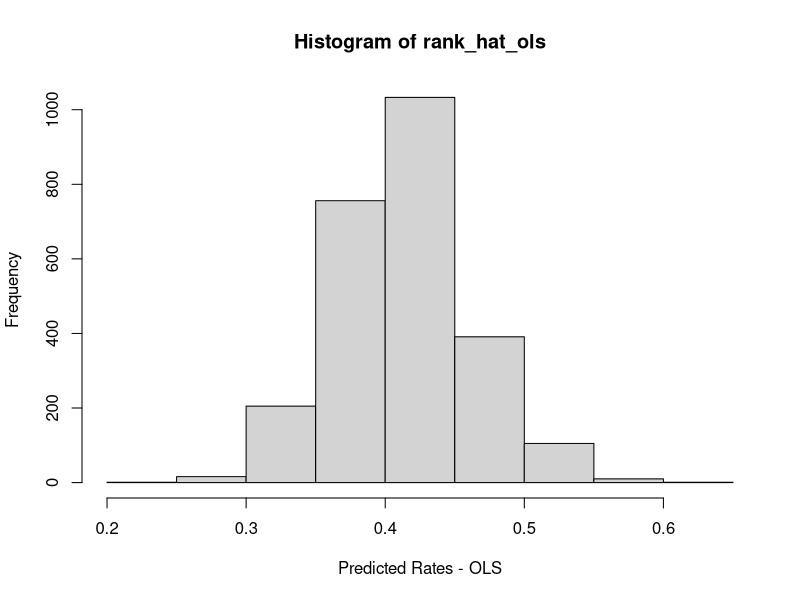
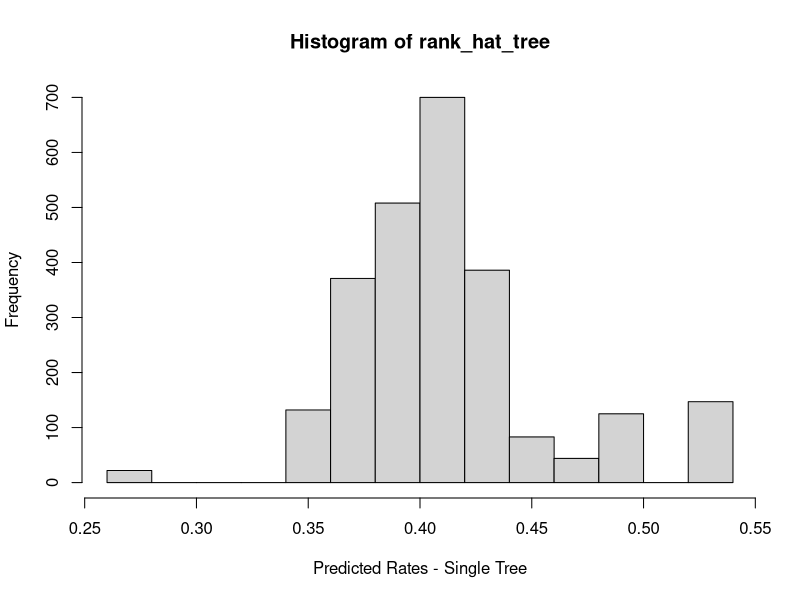
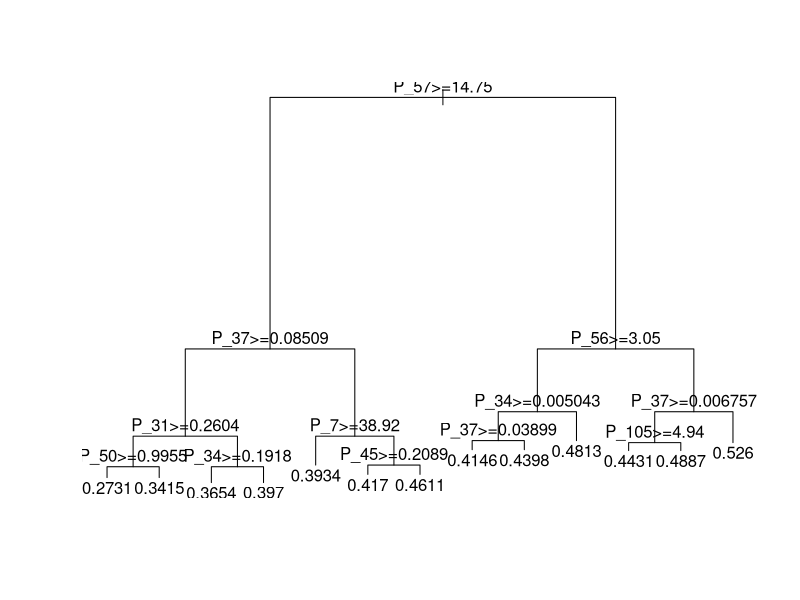
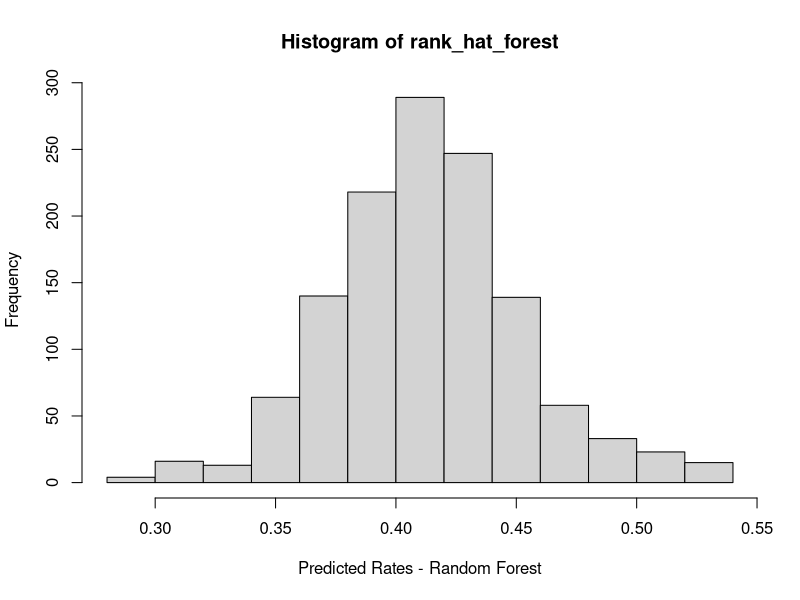

Source code (R) for these figures, in order: (Note: this script raises an error after producing the figures.)
## ---- chunk 1
#Change this to location of your data
#Can use drop down menu in R studio: file->import data set-> from stata and find stata data set
setwd(dir = "/Users/carrawu/Documents/harvard/ec1152")

if (!require(foreign)) install.packages("foreign"); library(foreign)
if (!require(haven)) install.packages("haven"); library(haven)
if (!require(randomForest)) install.packages("randomForest"); library(randomForest)
if (!require(rpart)) install.packages("rpart"); library(rpart)

#Open stata data set
proj4 <- read_dta("project4.dta")
head(proj4)

#Storing predictor variables
#Order data in stata so all predictors appear in right-most columns
vars <- colnames(proj4[10:ncol(proj4)])

#OLS Regression
to_hat <- with(proj4[proj4$training==1,], lm(reformulate(vars, "kfr_pooled_p25")))
summary(to_hat)
rank_hat_ols = predict(to_hat, newdata=proj4)
summary(rank_hat_ols); hist(rank_hat_ols, xlab="Predicted Rates - OLS")

#Decision Tree or Regression Tree
one_tree <- rpart(reformulate(vars, "kfr_pooled_p25")
                  , data=proj4
                  , subset = training==1
                  , control = rpart.control(xval = 10)) ## this sets the number of folds for cross validation.

one_tree #Text Representation of Tree
rank_hat_tree <- predict(one_tree, newdata=proj4)
table(rank_hat_tree)
hist(rank_hat_tree, xlab="Predicted Rates - Single Tree")

plot(one_tree) # plot tree
text(one_tree) # add labels to tree
# print complexity parameter table using cross validation
printcp(one_tree)

#Random Forest from 1000 Bootstrapped Samples
forest_hat <- randomForest(reformulate(vars, "kfr_pooled_p25"), ntree=1000, mtry=11, maxnodes=100
                           ,importance=TRUE, do.trace=25, data=proj4[proj4$training==1,], no.action = na.omit)
getTree(forest_hat, 250, labelVar = TRUE) #Text Representation of Tree
rank_hat_forest <- predict(forest_hat, data=proj4,type="response")
summary(rank_hat_forest); hist(rank_hat_forest, xlab="Predicted Rates - Random Forest")

proj4$rank_hat_forest = rank_hat_forest
proj4$rank_hat_ols = rank_hat_ols
proj4$rank_hat_tree = rank_hat_tree

forest_pred_error <- proj4$kfr_pooled_p25[proj4$training == 1] - proj4$rank_hat_forest[proj4$training == 1]
ols_pred_error <- proj4$kfr_pooled_p25[proj4$training == 1] - proj4$rank_hat_ols[proj4$training == 1]
tree_pred_error <- proj4$kfr_pooled_p25[proj4$training == 1] - proj4$rank_hat_tree[proj4$training == 1]

proj4$mse_forest = forest_pred_error^2
proj4$mse_ols = ols_pred_error^2
proj4$mse_tree = tree_pred_error^2

#mse for forest in sample
mean(proj4$mse_forest)
mean(proj4$mse_ols)
mean(proj4$mse_tree)

#Export to stata
proj4$predictions_ols <- rank_hat_ols #Add OLS predictions to data set
proj4$predictions_tree <- rank_hat_tree #Add regression tree predictions to data set
proj4$predictions_forest <- rank_hat_forest #Add random forest predictions to data set
write.dta(proj4, "proj4_results.dta") #Save data as a stata .dta file

#project4$pred_error = project4$kfr_actual -project4$predictions
#project4$mse_forest = project4$pred_error^2
#mse_test <- subset(proj4, test==0, select = c(mse_forest,mse_trees,mse_ols)) 
#summary(mse_test)

library("haven")


gdc<-read_dta("atlas_test.dta")
gdc<-merge(gdc,proj4,by = "geoid")

gdc$rank_hat_forest = rank_hat_forest
gdc$rank_hat_ols = rank_hat_ols
gdc$rank_hat_tree = rank_hat_tree

forest_pred_error <- gdc$kfr_actual[gdc$training == 0] - gdc$rank_hat_forest[gdc$training == 0]
ols_pred_error <- gdc$kfr_actual[gdc$training == 0] - gdc$rank_hat_ols[gdc$training == 0]
tree_pred_error <- gdc$kfr_actual[gdc$training == 0] - gdc$rank_hat_tree[gdc$training == 0]

gdc$mse_forest = forest_pred_error^2
gdc$mse_ols = ols_pred_error^2
gdc$mse_tree = tree_pred_error^2

#mse for forest in sample
mean(gdc$mse_forest)
mean(gdc$mse_ols)
mean(gdc$mse_tree)

gdc$predictions_ols <- rank_hat_ols #Add OLS predictions to data set
gdc$predictions_tree <- rank_hat_tree #Add regression tree predictions to data set
gdc$predictions_forest <- rank_hat_forest #Add random forest predictions to data set
write.dta(gdc, "gdc_results.dta") #Save data as a stata .dta file

plot(gdc$rank_hat_forest[gdc$test==1],gdc$kfr_actual[gdc$test==1], xlab = "Forest Prediction", ylab = "kfr_actual")
abline(lm(gdc$kfr_actual[gdc$test==1]~gdc$rank_hat_forest[gdc$test==1]))

plot(gdc$rank_hat_ols[gdc$test==1],gdc$kfr_actual[gdc$test==1], xlab = "OLS Prediction", ylab = "kfr_actual")
abline(lm(gdc$kfr_actual[gdc$test==1]~gdc$rank_hat_ols[gdc$test==1]))

plot(gdc$rank_hat_tree[gdc$test==1],gdc$kfr_actual[gdc$test==1], xlab = "Tree Prediction", ylab = "kfr_actual")
abline(lm(gdc$kfr_actual[gdc$test==1]~gdc$rank_hat_tree[gdc$test==1]))

